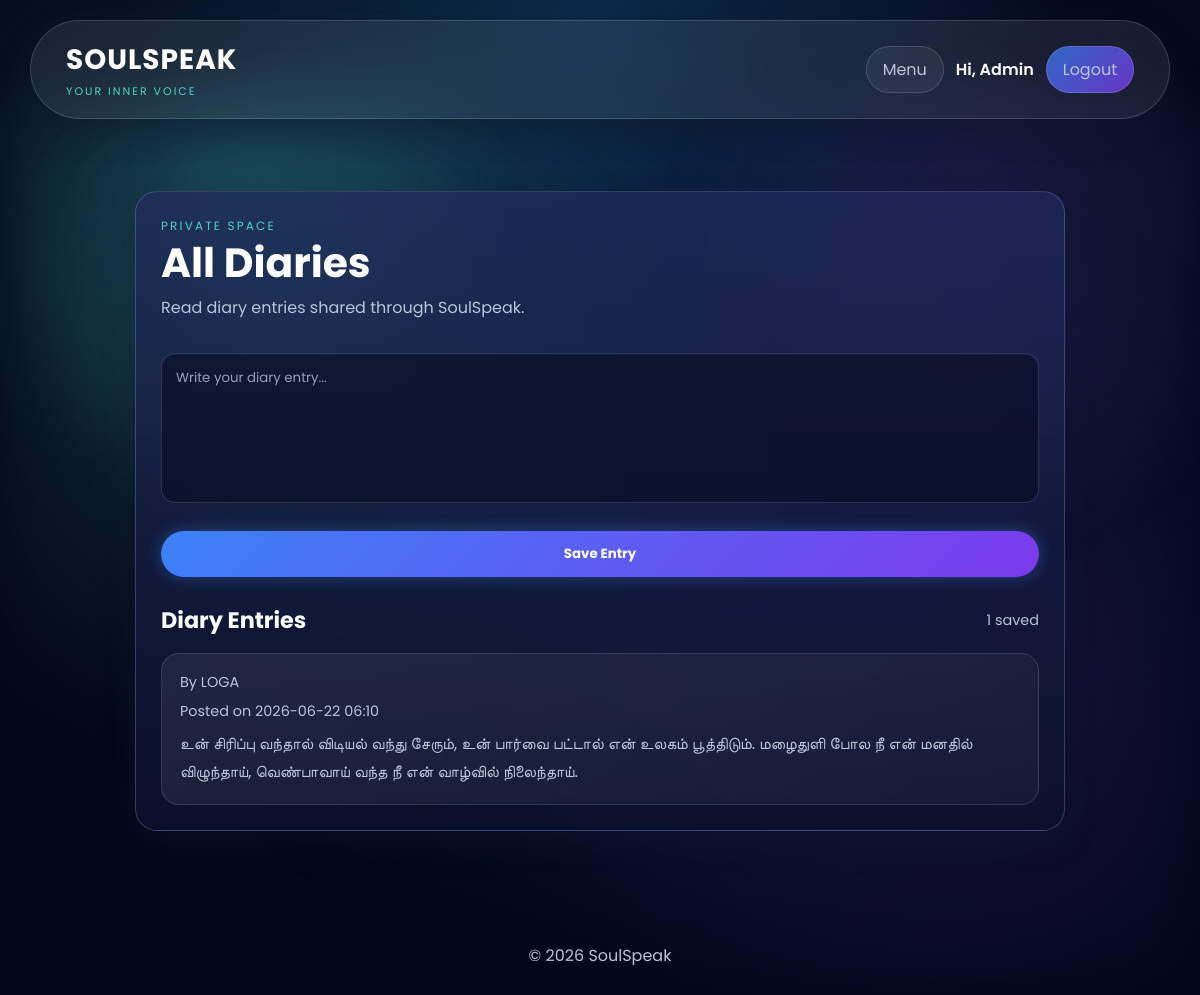
Page /diary (signed in) on the committed database.
### app.py (models this page shows)
class User(UserMixin, db.Model):
    id = db.Column(
        db.Integer,
        primary_key=True
    )
    username = db.Column(
        db.String(100),
        nullable=False
    )
    email = db.Column(
        db.String(150),
        unique=True,
        nullable=False
    )
    password = db.Column(
        db.String(100),
        nullable=False
    )

class Diary(db.Model):
    id = db.Column(
        db.Integer,
        primary_key=True
    )
    content = db.Column(
        db.Text,
        nullable=False
    )
    date = db.Column(
        db.DateTime,
        default=datetime.utcnow
    )
    user_id = db.Column(
        db.Integer,
        db.ForeignKey('user.id')
    )

### app.py (the view, shortened to what this page needs)
@app.route('/diary', methods=['GET', 'POST'])
@login_required
def diary():
    if is_admin_user():
        entries = Diary.query.order_by(Diary.date.desc()).all()
    else:
        entries = Diary.query.filter_by(
            user_id=current_user.id
        ).order_by(Diary.date.desc()).all()
    users_by_id = {
        user.id: user
        for user in User.query.all()
    } if is_admin_user() else {}
    return render_template(
        'diary.html',
        entries=entries,
        users_by_id=users_by_id,
        user=current_user.username,
        is_admin=is_admin_user()
    )

### app.py (called while the page is built)
def is_admin_user(user=None):
    user = user or current_user
    if not getattr(user, 'is_authenticated', False):
        return False
    username = (getattr(user, 'username', '') or '').strip().lower()
    email = (getattr(user, 'email', '') or '').strip().lower()
    return username == 'admin' or email in app.config.get('ADMIN_EMAILS', set())

@app.context_processor
def inject_admin_status():
    return {'is_admin': is_admin_user()}

@login_manager.user_loader
def load_user(user_id):
    return User.query.get(int(user_id))

### templates/diary.html (shortened to what this page needs)
{% extends "base.html" %}
{% block content %}
<main class="app-page">
    <section class="diary-entry">
        <div class="page-heading compact-heading">
            <p class="eyebrow">Private space</p>
            <h1>{% if is_admin %}All Diaries{% else %}Personal Diary{% endif %}</h1>
            <p>{% if is_admin %}Read diary entries shared through SoulSpeak.{% else %}Write what you need to put down. Your entries stay here for you.{% endif %}</p>
        </div>
        <form method="POST" class="diary-form">
            <textarea name="content" rows="6" placeholder="Write your diary entry..." required></textarea>
            <button class="btn" type="submit">Save Entry</button>
        </form>
        <div class="section-title-row">
            <h2>Diary Entries</h2>
            <span>{{ entries|length if entries else 0 }} saved</span>
        </div>
        {% if entries %}
            <div class="entries">
                {% for entry in entries %}
                    <article class="entry-card">
                        {% if is_admin %}
                            {% set entry_user = users_by_id.get(entry.user_id) %}
                            <div class="entry-meta">By {{ entry_user.username if entry_user else 'Unknown user' }}</div>
                        {% endif %}
                        <div class="entry-meta">Posted on {{ entry.date.strftime('%Y-%m-%d %H:%M') if entry.date else 'Unknown' }}</div>
                        <p>{{ entry.content }}</p>
                    </article>
                {% endfor %}
            </div>
        {% else %}
            <p class="empty-state">You have no diary entries yet.</p>
        {% endif %}
    </section>
</main>
{% endblock %}

### templates/base.html (shortened to what this page needs)
<!DOCTYPE html>
<html lang="en">
<head>
    <link rel="stylesheet" href="{{ url_for('static', filename='style.css') }}">
</head>
<body>
    <header>
        <nav class="navbar">
            <a class="logo" href="{{ url_for('home') }}">
                <span>SOULSPEAK</span>
                <small>Your inner voice</small>
            </a>
            <div class="nav-links">
                {% if current_user.is_authenticated %}
                    <a href="{{ url_for('menu') }}" class="nav-link-btn">Menu</a>
                    <span class="nav-user">Hi, {{ current_user.username }}</span>
                    <a href="{{ url_for('logout') }}" class="nav-link-btn logout-btn">Logout</a>
                {% endif %}
            </div>
        </nav>
    </header>
    {% block content %}{% endblock %}
    <footer>
        <p>&copy; 2026 SoulSpeak</p>
    </footer>
</body>
</html>

### rows in the picture
User: username "Admin"
Diary: date "2026-06-22 06:10", content "உன் சிரிப்பு வந்தால் விடியல் வந்து சேரும், உன் பார்வை பட்டால் என் உலகம் பூத்திடும். மழைதுளி போல நீ என் மனதில் விழுந்தாய், வெண்பாவாய் வந்த நீ என் வாழ்வில் நிலைந்தாய்."
User: username "LOGA"

### other values in the picture
{{ entries|length if entries else 0 }} "1"
